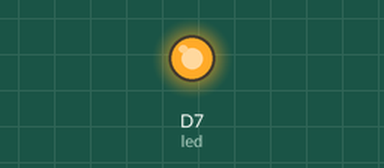
The sketch below on a simulated Particle Photon. On the bench: output pins drawn as LEDs (lit = HIGH). Random numbers use the default seed unless the sketch sets one.

Above: at 15.0 s.
At 45.0 s:
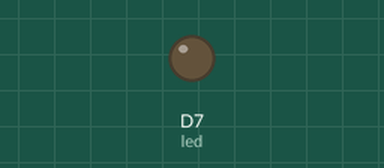
Timing chart, 0 to 78.0 s (numbered marks = the images above):
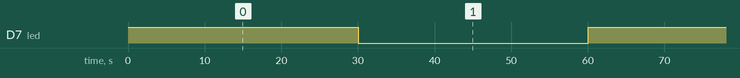

Measured:
- by itself, D7 (led): alternates HIGH for 30.0 s and LOW for 30.0 s

The sketch:

tempwebhook.ino
```cpp
int led = D7;  // The on-board LED

void setup() {
  pinMode(led, OUTPUT);
}

void loop() {
  digitalWrite(led, HIGH);   // Turn ON the LED

  String temp = String(random(20, 30));
  Particle.publish("temp", temp, PRIVATE);
  delay(30000);               // Wait for 30 seconds

  digitalWrite(led, LOW);    // Turn OFF the LED
  delay(30000);               // Wait for 30 seconds
}
```
